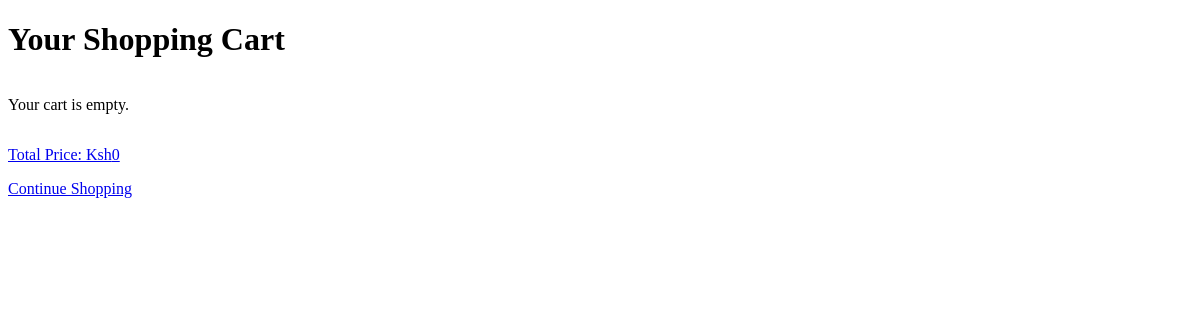
The app's page /cart/ (signed in), older data.
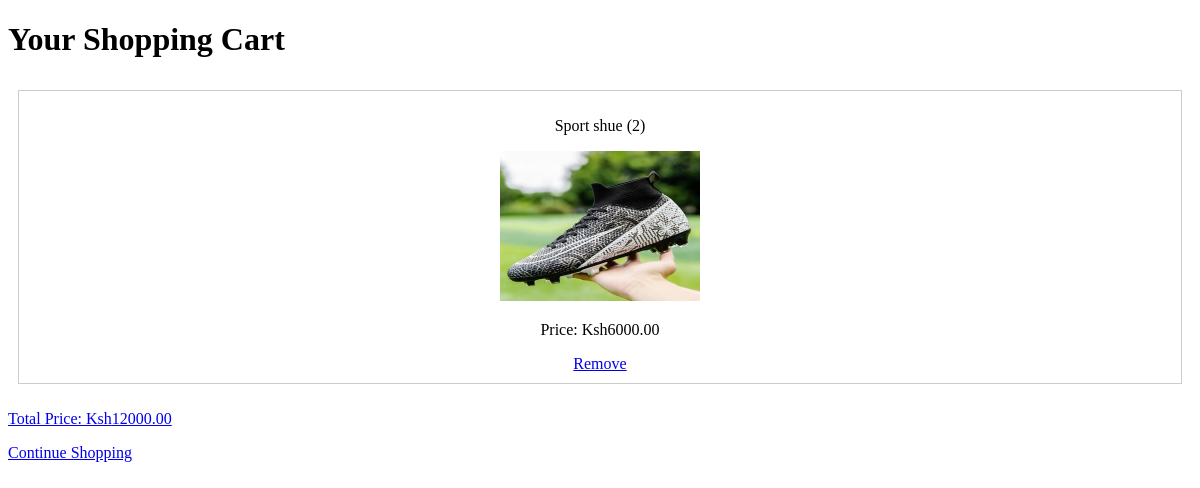
The same page, newer data.
### masterapp/models.py (models this page shows, shortened)
class CartItem(models.Model):
    price = models.DecimalField(max_digits=10, decimal_places=2, default=0)
    product = models.ForeignKey(Product, null=True, blank=True, on_delete=models.CASCADE)
    footwear = models.ForeignKey(Footwear, null=True, blank=True, on_delete=models.CASCADE)
    quantity = models.PositiveIntegerField(default=0)
    user = models.ForeignKey(User, on_delete=models.CASCADE, default=1)
    date_added = models.DateTimeField(auto_now_add=True)

class Product(models.Model):
    name = models.CharField(max_length=100)
    description = models.TextField(null=True)
    price = models.DecimalField(max_digits=10, decimal_places=2)
    image = models.ImageField(upload_to='products/')

### masterapp/views.py (the view)
# urls.py: path('cart/', views.view_cart, name='view_cart'),
def view_cart(request):
    cart_items = CartItem.objects.filter(user=request.user)
    total_price = sum(item.product.price * item.quantity for item in cart_items)
    return render(request, 'cart.html', {'cart_items': cart_items, 'total_price': total_price})

### templates/cart.html (shortened to what this page needs)
{% load static %}
<!DOCTYPE html>
<html lang="en">
<head>
</head>
<body>
         <h1>Your Shopping Cart</h1>
        <div class="product-list">
        {% for item in cart_items %}
        <div class="product-item">
            <p>{{ item.product.name }} ({{ item.quantity }})</p>
            <img src="{{ item.product.image.url }}" alt="{{ item.product.name }}" width="200" height="150">
            <p>Price: Ksh{{ item.product.price }}</p>
            <a href="{% url 'masterapp:remove_from_cart' item.id %}">Remove</a>
        </div>
        {% empty %}
        <p>Your cart is empty.</p>
        {% endfor %}
        </div>
        <a href="payment"><p>Total Price: Ksh{{ total_price }}</p></a>
        <a href="{% url 'masterapp:product_list' %}">Continue Shopping</a>
</body>
</html>

Row changes from the older to the newer data that the page shows:
added CartItem: product.name "Sport shue", quantity "2", product.image (picture), product.price "6000.00"
Text that changed along with them:
{{ total_price }}: "0" → "12000.00"
text no longer shown: "Your cart is empty."
